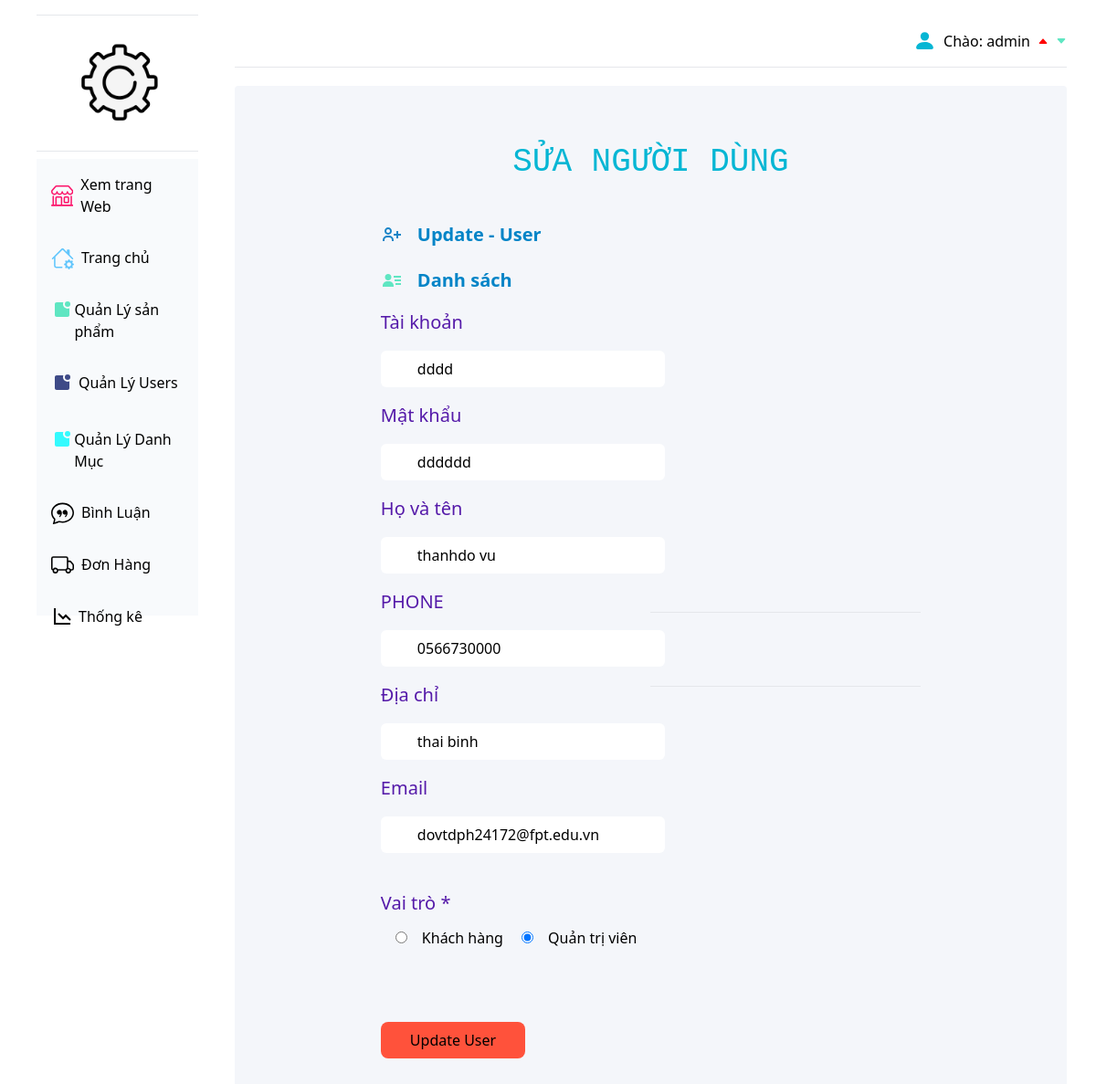
/admin/index.php?act=sua_us&id=31 (signed in), run on the app's committed database.
### tables this page shows
CREATE TABLE `user` (
  `id` int(11) NOT NULL,
  `chat_id` int(10) ,
  `chat_status` varchar(255) DEFAULT 'active',
  `user_name` varchar(255) DEFAULT NULL,
  `full_name` varchar(255) DEFAULT NULL,
  `email` varchar(255) DEFAULT NULL,
  `phone` varchar(12) DEFAULT NULL,
  `address` varchar(255) DEFAULT NULL,
  `role` int(11) DEFAULT NULL,
  `password` varchar(199) NOT NULL
);

CREATE TABLE `role` (
  `id` int(11) NOT NULL,
  `name` varchar(255) DEFAULT NULL
);

### guest/pdo.php (called while the page is built, shortened)
<?php
function pdo_get_connection()
{
    $dburl = "mysql:host=localhost;dbname=duan1;charset=utf8";
    $username = 'root';
    $password = '';
    $conn = new PDO($dburl, $username, $password);
    $conn->setAttribute(PDO::ATTR_ERRMODE, PDO::ERRMODE_EXCEPTION);
    return $conn;
}
function pdo_query($sql)
{
    $sql_args = array_slice(func_get_args(), 1);
    try {
        $conn = pdo_get_connection();
        $stmt = $conn->prepare($sql);
        $stmt->execute($sql_args);
        $rows = $stmt->fetchAll();
        return $rows;
    } catch (PDOException $e) {
        throw $e;
    } finally {
        unset($conn);
    }
}
function pdo_query_one($sql)
{
    $sql_args = array_slice(func_get_args(), 1);
    try {
        $conn = pdo_get_connection();
        $stmt = $conn->prepare($sql);
        $stmt->execute($sql_args);
        $row = $stmt->fetch(PDO::FETCH_ASSOC);
        return $row;
    } catch (PDOException $e) {
        throw $e;
    } finally {
        unset($conn);
    }
}

### guest/account.php (called while the page is built, shortened)
<?php
function role(){
    $sql = "SELECT * FROM `role`";
    $role = pdo_query($sql);
    return $role;
}
require_once "pdo.php";
function lay_tai_khoan_theo_ma($id)
{
    $sql = "SELECT * FROM user WHERE id = '$id'";
    $tai_khoan_ma_kh = pdo_query_one($sql);
    return $tai_khoan_ma_kh;
}

### admin/user/update-user.php (the view, shortened to what this page needs)
<?php
    $role_test = role();
if (is_array($tai_khoan)) {
    extract($tai_khoan);
}
?>
<div class="home mt-5  px-40 py-10 mr-8 bg-[#F4F6FA] h-auto rounded">
    <h1 class="text-center text-cyan-500 py-6  text-4xl " style="font-family: 'Courier New', Courier, monospace">SỬA NGƯỜI DÙNG</h1>
    <div class="grid grid-cols-2 items-center">
        <div class="ad-r">
            <div class="">
                <div class="flex items-center">
                    <h1 class="text-[20px] mx-4 font-semibold text-sky-600 my-5">Update - User</h1>
                </div>
                <div class="flex items-center">
                    <svg xmlns="http://www.w3.org/2000/svg" width="24" height="24" style="fill: #5fe6c2;">
                        <path d="M15 11h7v2h-7zm1 4h6v2h-6zm-2-8h8v2h-8zM4 19h10v-1c0-2.757-2.243-5-5-5H7c-2.757 0-5 2.243-5 5v1h2zm4-7c1.995 0 3.5-1.505 3.5-3.5S9.995 5 8 5 4.5 6.505 4.5 8.5 6.005 12 8 12z">
                        </path>
                    </svg>
                    <a href="index.php?act=list-user" class="text-[20px] mx-4 font-semibold text-sky-600 ">Danh
                        sách</a>
                </div>
            </div>
            <form action="index.php?act=cap_nhat_tk" method="post" enctype="multipart/form-data" class="">
                <p class="text-[#551AA9] text-[20px] my-4" for="">Tài khoản</p>
                <input required type="text" value="<?= $user_name ?>" name="user_name" placeholder="username....." class="px-10 py-2 rounded-md">
                <p class="text-[#551AA9] text-[20px] my-4" for="">Mật khẩu</p>
                <input required type="text" name="password" value="<?= $password ?>" placeholder="******" class="px-10 py-2 rounded-md">
                <p class="text-[#551AA9] text-[20px] my-4" for="">Họ và tên</p>
                <input required type="text" value="<?= $full_name ?>" name="full_name" placeholder="name....." class="px-10 py-2 rounded-md">
                <p class="text-[#551AA9] text-[20px] my-4" for="">PHONE</p>
                <input required type="number" value="<?= $phone ?>" name="phone" placeholder="....." class="px-10 py-2 rounded-md">
                <p class="text-[#551AA9] text-[20px] my-4" for="">Địa chỉ</p>
                <input required type="text" value="<?= $address ?>" name="address" placeholder="....." class="px-10 py-2 rounded-md">
                <p class="text-[#551AA9] text-[20px] my-4" for="">Email</p>
                <input required type="email" value="<?= $email ?>" name="email" placeholder="....." class="px-10 py-2 rounded-md">
                <br>
                <div class=" py-10 space-y-4 space-x-4">
                    <label for="" class="text-[#551AA9] text-[20px] my-4">Vai trò *</label><br>
                    <?php
                   foreach ($role_test as $role_test) {
                    extract($role_test);
                   if ($tai_khoan['role'] == $id) {
                    echo '
                    <input checked ="checked"  type="radio" name="role" value="'.$id.'"><label for="">'.$name.'</label>
                    ';
                   }
                   else{
                    echo '
                    <input  type="radio" name="role" value="'.$id.'"><label for="">'.$name.'</label>
                    ';
                   }
                   }
                   ?>
                </div>
                <input type="submit" value="Update User" name="btn_update" class="bg-[#ff523b] my-10 py-2 px-8 hover:bg-[#BAAACE] hover:text-white rounded-lg">
            </form>
        </div>
        <div class="">
            <hr class="my-10">
            <hr class="my-10">
        </div>
    </div>
</div>
</div>
</div>
</body>
</html>

### data on the page
user: user_name "dddd", password "dddddd", full_name "thanhdo vu", phone "0566730000", address "thai binh", email "dovtdph24172@fpt.edu.vn"
role: name "Khách hàng"
role: name "Quản trị viên"

### other printed values
$_SESSION['dangky'] "admin"
